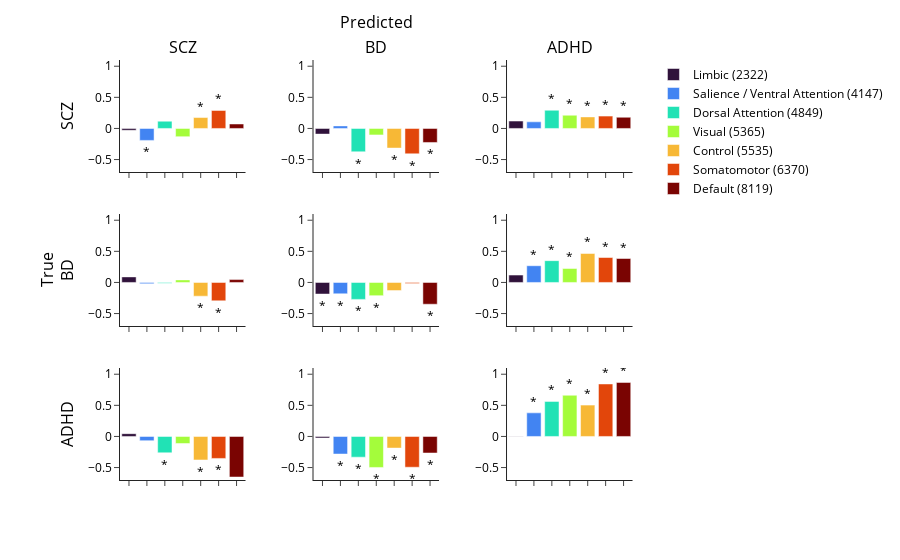

Notebook code for this chart:
### Code cell
# outcomes = [
#   "ADHD|PredictedADHD_percent","ADHD|PredictedBIPOLAR_percent","ADHD|PredictedSCHZ_percent",
#   "BIPOLAR|PredictedADHD_percent","BIPOLAR|PredictedBIPOLAR_percent","BIPOLAR|PredictedSCHZ_percent",
#   "SCHZ|PredictedADHD_percent","SCHZ|PredictedBIPOLAR_percent","SCHZ|PredictedSCHZ_percent"
# ]
diag_list = ['SCZ','BD','ADHD']
network_list = [
  'Limbic',
  'Salience / Ventral Attention',
  'Dorsal Attention',
  'Visual',
  'Control',
  'Somatomotor',
  'Default'
]
arr_plot = make_subplots(
  rows = 3,
  cols = 3,
  row_titles=diag_list,
  column_titles=diag_list,
  x_title='Predicted',
  y_title='True',
  horizontal_spacing=.13
)
ind = 0

for i in diag_list:
  for j in diag_list:
    outcome = f'{i}|Predicted{j}_percent'
    sub_df = fi_df[(fi_df['True']==i) & (fi_df['Pred']==j)]
    print(outcome)
    sub_df['n_perm'] = sub_df['n_perm'].astype(str)
    for net in network_list:
      net_df = sub_df[sub_df['Network Subset']==net]
      if ind==0:
        arr_plot.add_trace(
          go.Bar(
            # sub_df,
            x=net_df["Network Subset"],
            y=net_df["Cohens_d"],
            marker_color=net_df["color"],
            name=f'{net} ({target_dict[net]["Number Permuted"]})',
            text=net_df["p_past_threshold"],
            textposition="outside",
            showlegend=True
          ),
          row=diag_list.index(i)+1,
          col=diag_list.index(j)+1
        )
      else:
        arr_plot.add_trace(
          go.Bar(
            # sub_df,
            x=net_df["Network Subset"],
            y=net_df["Cohens_d"],
            marker_color=net_df["color"],
            name=f'{net} ({target_dict[net]["Number Permuted"]})',
            text=net_df["p_past_threshold"],
            textposition="outside",
            showlegend=False
          ),
          row=diag_list.index(i)+1,
          col=diag_list.index(j)+1
        )
    ind+=1

      

arr_plot.update_layout(
  # height=800, 
  # width=1000, 
  # title_text=f'Network Connection Feature Importance',
  showlegend=True,
  # legend=dict(
  #   orientation='v',
  #   yanchor="bottom",
  #   y=.5,
  #   xanchor="center",
  #   x=1.2
  # ),
  font=dict(
    # family="Times New Roman",
    size=12,
    color="White"
    ),
  template='simple_white',
  paper_bgcolor='White',
  plot_bgcolor='White'
)

arr_plot.update_yaxes(range = [-.7,1.1])
arr_plot.update_xaxes(showticklabels=False)
arr_plot.for_each_annotation(
  lambda a:  a.update(x = 0,textangle=-90, xanchor='right', xshift=-40) if a.x ==.98 else
  a.update(xshift = -60) if a.x ==0 else
  a.update(yanchor = 'bottom', y=1,yshift = 25) if a.text == "Predicted" else()
  # a.update(x = -0.07) if a.text in row_titles else()
)
arr_plot.update_layout(margin=dict(t = 60, l = 120))
arr_plot.write_html('FeatureImportance_Results_03.html')
arr_plot.update_layout(
    font=dict(
      # family="Times New Roman",
      # size=10,
      color="Black"
      ),
  )
arr_plot.write_image('FeatureImportance_Results_03.png')
arr_plot.show()

### Figure 1 — Plotly figure (JSON) as saved in the notebook; plotly's stock layout.template omitted (floating-point values rounded to 4 significant figures)
{"data": [{"marker": {"color": ["rgb(48, 18, 59)"]}, "name": "Limbic (2322)", "showlegend": true, "text": [null], "textposition": "outside", "type": "bar", "x": ["Limbic"], "xaxis": "x", "y": [-0.02909], "yaxis": "y"}, {"marker": {"color": ["rgb(66, 132, 242)"]}, "name": "Salience / Ventral Attention (4147)", "showlegend": true, "text": ["*"], "textposition": "outside", "type": "bar", "x": ["Salience / Ventral Attention"], "xaxis": "x", "y": [-0.1921], "yaxis": "y"}, {"marker": {"color": ["rgb(33, 226, 181)"]}, "name": "Dorsal Attention (4849)", "showlegend": true, "text": [null], "textposition": "outside", "type": "bar", "x": ["Dorsal Attention"], "xaxis": "x", "y": [0.1168], "yaxis": "y"}, {"marker": {"color": ["rgb(164, 252, 59)"]}, "name": "Visual (5365)", "showlegend": true, "text": [null], "textposition": "outside", "type": "bar", "x": ["Visual"], "xaxis": "x", "y": [-0.1322], "yaxis": "y"}, {"marker": {"color": ["rgb(247, 184, 54)"]}, "name": "Control (5535)", "showlegend": true, "text": ["*"], "textposition": "outside", "type": "bar", "x": ["Control"], "xaxis": "x", "y": [0.1752], "yaxis": "y"}, {"marker": {"color": ["rgb(226, 70, 11)"]}, "name": "Somatomotor (6370)", "showlegend": true, "text": ["*"], "textposition": "outside", "type": "bar", "x": ["Somatomotor"], "xaxis": "x", "y": [0.2892], "yaxis": "y"}, {"marker": {"color": ["rgb(122, 4, 2)"]}, "name": "Default (8119)", "showlegend": true, "text": [null], "textposition": "outside", "type": "bar", "x": ["Default"], "xaxis": "x", "y": [0.07194], "yaxis": "y"}, {"marker": {"color": ["rgb(48, 18, 59)"]}, "name": "Limbic (2322)", "showlegend": false, "text": [null], "textposition": "outside", "type": "bar", "x": ["Limbic"], "xaxis": "x2", "y": [-0.09089], "yaxis": "y2"}, {"marker": {"color": ["rgb(66, 132, 242)"]}, "name": "Salience / Ventral Attention (4147)", "showlegend": false, "text": [null], "textposition": "outside", "type": "bar", "x": ["Salience / Ventral Attention"], "xaxis": "x2", "y": [0.04128], "yaxis": "y2"}, {"marker": {"color": ["rgb(33, 226, 181)"]}, "name": "Dorsal Attention (4849)", "showlegend": false, "text": ["*"], "textposition": "outside", "type": "bar", "x": ["Dorsal Attention"], "xaxis": "x2", "y": [-0.3756], "yaxis": "y2"}, {"marker": {"color": ["rgb(164, 252, 59)"]}, "name": "Visual (5365)", "showlegend": false, "text": [null], "textposition": "outside", "type": "bar", "x": ["Visual"], "xaxis": "x2", "y": [-0.104], "yaxis": "y2"}, {"marker": {"color": ["rgb(247, 184, 54)"]}, "name": "Control (5535)", "showlegend": false, "text": ["*"], "textposition": "outside", "type": "bar", "x": ["Control"], "xaxis": "x2", "y": [-0.3158], "yaxis": "y2"}, {"marker": {"color": ["rgb(226, 70, 11)"]}, "name": "Somatomotor (6370)", "showlegend": false, "text": ["*"], "textposition": "outside", "type": "bar", "x": ["Somatomotor"], "xaxis": "x2", "y": [-0.4081], "yaxis": "y2"}, {"marker": {"color": ["rgb(122, 4, 2)"]}, "name": "Default (8119)", "showlegend": false, "text": ["*"], "textposition": "outside", "type": "bar", "x": ["Default"], "xaxis": "x2", "y": [-0.2253], "yaxis": "y2"}, {"marker": {"color": ["rgb(48, 18, 59)"]}, "name": "Limbic (2322)", "showlegend": false, "text": [null], "textposition": "outside", "type": "bar", "x": ["Limbic"], "xaxis": "x3", "y": [0.1188], "yaxis": "y3"}, {"marker": {"color": ["rgb(66, 132, 242)"]}, "name": "Salience / Ventral Attention (4147)", "showlegend": false, "text": [null], "textposition": "outside", "type": "bar", "x": ["Salience / Ventral Attention"], "xaxis": "x3", "y": [0.1062], "yaxis": "y3"}, {"marker": {"color": ["rgb(33, 226, 181)"]}, "name": "Dorsal Attention (4849)", "showlegend": false, "text": ["*"], "textposition": "outside", "type": "bar", "x": ["Dorsal Attention"], "xaxis": "x3", "y": [0.2925], "yaxis": "y3"}, {"marker": {"color": ["rgb(164, 252, 59)"]}, "name": "Visual (5365)", "showlegend": false, "text": ["*"], "textposition": "outside", "type": "bar", "x": ["Visual"], "xaxis": "x3", "y": [0.2126], "yaxis": "y3"}, {"marker": {"color": ["rgb(247, 184, 54)"]}, "name": "Control (5535)", "showlegend": false, "text": ["*"], "textposition": "outside", "type": "bar", "x": ["Control"], "xaxis": "x3", "y": [0.1858], "yaxis": "y3"}, {"marker": {"color": ["rgb(226, 70, 11)"]}, "name": "Somatomotor (6370)", "showlegend": false, "text": ["*"], "textposition": "outside", "type": "bar", "x": ["Somatomotor"], "xaxis": "x3", "y": [0.1981], "yaxis": "y3"}, {"marker": {"color": ["rgb(122, 4, 2)"]}, "name": "Default (8119)", "showlegend": false, "text": ["*"], "textposition": "outside", "type": "bar", "x": ["Default"], "xaxis": "x3", "y": [0.1798], "yaxis": "y3"}, {"marker": {"color": ["rgb(48, 18, 59)"]}, "name": "Limbic (2322)", "showlegend": false, "text": [null], "textposition": "outside", "type": "bar", "x": ["Limbic"], "xaxis": "x4", "y": [0.08925], "yaxis": "y4"}, {"marker": {"color": ["rgb(66, 132, 242)"]}, "name": "Salience / Ventral Attention (4147)", "showlegend": false, "text": [null], "textposition": "outside", "type": "bar", "x": ["Salience / Ventral Attention"], "xaxis": "x4", "y": [-0.02001], "yaxis": "y4"}, {"marker": {"color": ["rgb(33, 226, 181)"]}, "name": "Dorsal Attention (4849)", "showlegend": false, "text": [null], "textposition": "outside", "type": "bar", "x": ["Dorsal Attention"], "xaxis": "x4", "y": [-0.01344], "yaxis": "y4"}, {"marker": {"color": ["rgb(164, 252, 59)"]}, "name": "Visual (5365)", "showlegend": false, "text": [null], "textposition": "outside", "type": "bar", "x": ["Visual"], "xaxis": "x4", "y": [0.04129], "yaxis": "y4"}, {"marker": {"color": ["rgb(247, 184, 54)"]}, "name": "Control (5535)", "showlegend": false, "text": ["*"], "textposition": "outside", "type": "bar", "x": ["Control"], "xaxis": "x4", "y": [-0.2208], "yaxis": "y4"}, {"marker": {"color": ["rgb(226, 70, 11)"]}, "name": "Somatomotor (6370)", "showlegend": false, "text": ["*"], "textposition": "outside", "type": "bar", "x": ["Somatomotor"], "xaxis": "x4", "y": [-0.2959], "yaxis": "y4"}, {"marker": {"color": ["rgb(122, 4, 2)"]}, "name": "Default (8119)", "showlegend": false, "text": [null], "textposition": "outside", "type": "bar", "x": ["Default"], "xaxis": "x4", "y": [0.04582], "yaxis": "y4"}, {"marker": {"color": ["rgb(48, 18, 59)"]}, "name": "Limbic (2322)", "showlegend": false, "text": ["*"], "textposition": "outside", "type": "bar", "x": ["Limbic"], "xaxis": "x5", "y": [-0.1865], "yaxis": "y5"}, {"marker": {"color": ["rgb(66, 132, 242)"]}, "name": "Salience / Ventral Attention (4147)", "showlegend": false, "text": ["*"], "textposition": "outside", "type": "bar", "x": ["Salience / Ventral Attention"], "xaxis": "x5", "y": [-0.1831], "yaxis": "y5"}, {"marker": {"color": ["rgb(33, 226, 181)"]}, "name": "Dorsal Attention (4849)", "showlegend": false, "text": ["*"], "textposition": "outside", "type": "bar", "x": ["Dorsal Attention"], "xaxis": "x5", "y": [-0.2724], "yaxis": "y5"}, {"marker": {"color": ["rgb(164, 252, 59)"]}, "name": "Visual (5365)", "showlegend": false, "text": ["*"], "textposition": "outside", "type": "bar", "x": ["Visual"], "xaxis": "x5", "y": [-0.212], "yaxis": "y5"}, {"marker": {"color": ["rgb(247, 184, 54)"]}, "name": "Control (5535)", "showlegend": false, "text": [null], "textposition": "outside", "type": "bar", "x": ["Control"], "xaxis": "x5", "y": [-0.1313], "yaxis": "y5"}, {"marker": {"color": ["rgb(226, 70, 11)"]}, "name": "Somatomotor (6370)", "showlegend": false, "text": [null], "textposition": "outside", "type": "bar", "x": ["Somatomotor"], "xaxis": "x5", "y": [-0.01823], "yaxis": "y5"}, {"marker": {"color": ["rgb(122, 4, 2)"]}, "name": "Default (8119)", "showlegend": false, "text": ["*"], "textposition": "outside", "type": "bar", "x": ["Default"], "xaxis": "x5", "y": [-0.3498], "yaxis": "y5"}, {"marker": {"color": ["rgb(48, 18, 59)"]}, "name": "Limbic (2322)", "showlegend": false, "text": [null], "textposition": "outside", "type": "bar", "x": ["Limbic"], "xaxis": "x6", "y": [0.1186], "yaxis": "y6"}, {"marker": {"color": ["rgb(66, 132, 242)"]}, "name": "Salience / Ventral Attention (4147)", "showlegend": false, "text": ["*"], "textposition": "outside", "type": "bar", "x": ["Salience / Ventral Attention"], "xaxis": "x6", "y": [0.2686], "yaxis": "y6"}, {"marker": {"color": ["rgb(33, 226, 181)"]}, "name": "Dorsal Attention (4849)", "showlegend": false, "text": ["*"], "textposition": "outside", "type": "bar", "x": ["Dorsal Attention"], "xaxis": "x6", "y": [0.3503], "yaxis": "y6"}, {"marker": {"color": ["rgb(164, 252, 59)"]}, "name": "Visual (5365)", "showlegend": false, "text": ["*"], "textposition": "outside", "type": "bar", "x": ["Visual"], "xaxis": "x6", "y": [0.2244], "yaxis": "y6"}, {"marker": {"color": ["rgb(247, 184, 54)"]}, "name": "Control (5535)", "showlegend": false, "text": ["*"], "textposition": "outside", "type": "bar", "x": ["Control"], "xaxis": "x6", "y": [0.4657], "yaxis": "y6"}, {"marker": {"color": ["rgb(226, 70, 11)"]}, "name": "Somatomotor (6370)", "showlegend": false, "text": ["*"], "textposition": "outside", "type": "bar", "x": ["Somatomotor"], "xaxis": "x6", "y": [0.4009], "yaxis": "y6"}, {"marker": {"color": ["rgb(122, 4, 2)"]}, "name": "Default (8119)", "showlegend": false, "text": ["*"], "textposition": "outside", "type": "bar", "x": ["Default"], "xaxis": "x6", "y": [0.3849], "yaxis": "y6"}, {"marker": {"color": ["rgb(48, 18, 59)"]}, "name": "Limbic (2322)", "showlegend": false, "text": [null], "textposition": "outside", "type": "bar", "x": ["Limbic"], "xaxis": "x7", "y": [0.0448], "yaxis": "y7"}, {"marker": {"color": ["rgb(66, 132, 242)"]}, "name": "Salience / Ventral Attention (4147)", "showlegend": false, "text": [null], "textposition": "outside", "type": "bar", "x": ["Salience / Ventral Attention"], "xaxis": "x7", "y": [-0.06801], "yaxis": "y7"}, {"marker": {"color": ["rgb(33, 226, 181)"]}, "name": "Dorsal Attention (4849)", "showlegend": false, "text": ["*"], "textposition": "outside", "type": "bar", "x": ["Dorsal Attention"], "xaxis": "x7", "y": [-0.2632], "yaxis": "y7"}, {"marker": {"color": ["rgb(164, 252, 59)"]}, "name": "Visual (5365)", "showlegend": false, "text": [null], "textposition": "outside", "type": "bar", "x": ["Visual"], "xaxis": "x7", "y": [-0.1132], "yaxis": "y7"}, {"marker": {"color": ["rgb(247, 184, 54)"]}, "name": "Control (5535)", "showlegend": false, "text": ["*"], "textposition": "outside", "type": "bar", "x": ["Control"], "xaxis": "x7", "y": [-0.3782], "yaxis": "y7"}, {"marker": {"color": ["rgb(226, 70, 11)"]}, "name": "Somatomotor (6370)", "showlegend": false, "text": ["*"], "textposition": "outside", "type": "bar", "x": ["Somatomotor"], "xaxis": "x7", "y": [-0.3533], "yaxis": "y7"}, {"marker": {"color": ["rgb(122, 4, 2)"]}, "name": "Default (8119)", "showlegend": false, "text": ["*"], "textposition": "outside", "type": "bar", "x": ["Default"], "xaxis": "x7", "y": [-0.6524], "yaxis": "y7"}, {"marker": {"color": ["rgb(48, 18, 59)"]}, "name": "Limbic (2322)", "showlegend": false, "text": [null], "textposition": "outside", "type": "bar", "x": ["Limbic"], "xaxis": "x8", "y": [-0.02445], "yaxis": "y8"}, {"marker": {"color": ["rgb(66, 132, 242)"]}, "name": "Salience / Ventral Attention (4147)", "showlegend": false, "text": ["*"], "textposition": "outside", "type": "bar", "x": ["Salience / Ventral Attention"], "xaxis": "x8", "y": [-0.2831], "yaxis": "y8"}, {"marker": {"color": ["rgb(33, 226, 181)"]}, "name": "Dorsal Attention (4849)", "showlegend": false, "text": ["*"], "textposition": "outside", "type": "bar", "x": ["Dorsal Attention"], "xaxis": "x8", "y": [-0.3333], "yaxis": "y8"}, {"marker": {"color": ["rgb(164, 252, 59)"]}, "name": "Visual (5365)", "showlegend": false, "text": ["*"], "textposition": "outside", "type": "bar", "x": ["Visual"], "xaxis": "x8", "y": [-0.4982], "yaxis": "y8"}, {"marker": {"color": ["rgb(247, 184, 54)"]}, "name": "Control (5535)", "showlegend": false, "text": ["*"], "textposition": "outside", "type": "bar", "x": ["Control"], "xaxis": "x8", "y": [-0.187], "yaxis": "y8"}, {"marker": {"color": ["rgb(226, 70, 11)"]}, "name": "Somatomotor (6370)", "showlegend": false, "text": ["*"], "textposition": "outside", "type": "bar", "x": ["Somatomotor"], "xaxis": "x8", "y": [-0.4948], "yaxis": "y8"}, {"marker": {"color": ["rgb(122, 4, 2)"]}, "name": "Default (8119)", "showlegend": false, "text": ["*"], "textposition": "outside", "type": "bar", "x": ["Default"], "xaxis": "x8", "y": [-0.2661], "yaxis": "y8"}, {"marker": {"color": ["rgb(48, 18, 59)"]}, "name": "Limbic (2322)", "showlegend": false, "text": [null], "textposition": "outside", "type": "bar", "x": ["Limbic"], "xaxis": "x9", "y": [-0.003609], "yaxis": "y9"}, {"marker": {"color": ["rgb(66, 132, 242)"]}, "name": "Salience / Ventral Attention (4147)", "showlegend": false, "text": ["*"], "textposition": "outside", "type": "bar", "x": ["Salience / Ventral Attention"], "xaxis": "x9", "y": [0.3791], "yaxis": "y9"}, {"marker": {"color": ["rgb(33, 226, 181)"]}, "name": "Dorsal Attention (4849)", "showlegend": false, "text": ["*"], "textposition": "outside", "type": "bar", "x": ["Dorsal Attention"], "xaxis": "x9", "y": [0.5636], "yaxis": "y9"}, {"marker": {"color": ["rgb(164, 252, 59)"]}, "name": "Visual (5365)", "showlegend": false, "text": ["*"], "textposition": "outside", "type": "bar", "x": ["Visual"], "xaxis": "x9", "y": [0.6624], "yaxis": "y9"}, {"marker": {"color": ["rgb(247, 184, 54)"]}, "name": "Control (5535)", "showlegend": false, "text": ["*"], "textposition": "outside", "type": "bar", "x": ["Control"], "xaxis": "x9", "y": [0.5035], "yaxis": "y9"}, {"marker": {"color": ["rgb(226, 70, 11)"]}, "name": "Somatomotor (6370)", "showlegend": false, "text": ["*"], "textposition": "outside", "type": "bar", "x": ["Somatomotor"], "xaxis": "x9", "y": [0.8436], "yaxis": "y9"}, {"marker": {"color": ["rgb(122, 4, 2)"]}, "name": "Default (8119)", "showlegend": false, "text": ["*"], "textposition": "outside", "type": "bar", "x": ["Default"], "xaxis": "x9", "y": [0.8681], "yaxis": "y9"}], "layout": {"annotations": [{"font": {"size": 16}, "showarrow": false, "text": "SCZ", "x": 0.12, "xanchor": "center", "xref": "paper", "y": 1, "yanchor": "bottom", "yref": "paper"}, {"font": {"size": 16}, "showarrow": false, "text": "BD", "x": 0.49, "xanchor": "center", "xref": "paper", "y": 1, "yanchor": "bottom", "yref": "paper"}, {"font": {"size": 16}, "showarrow": false, "text": "ADHD", "x": 0.86, "xanchor": "center", "xref": "paper", "y": 1, "yanchor": "bottom", "yref": "paper"}, {"font": {"size": 16}, "showarrow": false, "text": "SCZ", "textangle": -90, "x": 0, "xanchor": "right", "xref": "paper", "xshift": -40, "y": 0.8667, "yanchor": "middle", "yref": "paper"}, {"font": {"size": 16}, "showarrow": false, "text": "BD", "textangle": -90, "x": 0, "xanchor": "right", "xref": "paper", "xshift": -40, "y": 0.5, "yanchor": "middle", "yref": "paper"}, {"font": {"size": 16}, "showarrow": false, "text": "ADHD", "textangle": -90, "x": 0, "xanchor": "right", "xref": "paper", "xshift": -40, "y": 0.1333, "yanchor": "middle", "yref": "paper"}, {"font": {"size": 16}, "showarrow": false, "text": "Predicted", "x": 0.49, "xanchor": "center", "xref": "paper", "y": 1, "yanchor": "bottom", "yref": "paper", "yshift": 25}, {"font": {"size": 16}, "showarrow": false, "text": "True", "textangle": -90, "x": 0, "xanchor": "right", "xref": "paper", "xshift": -60, "y": 0.5, "yanchor": "middle", "yref": "paper"}], "font": {"color": "Black", "size": 12}, "margin": {"l": 120, "t": 60}, "paper_bgcolor": "White", "plot_bgcolor": "White", "showlegend": true, "xaxis": {"anchor": "y", "domain": [0, 0.24], "showticklabels": false}, "xaxis2": {"anchor": "y2", "domain": [0.37, 0.61], "showticklabels": false}, "xaxis3": {"anchor": "y3", "domain": [0.74, 0.98], "showticklabels": false}, "xaxis4": {"anchor": "y4", "domain": [0, 0.24], "showticklabels": false}, "xaxis5": {"anchor": "y5", "domain": [0.37, 0.61], "showticklabels": false}, "xaxis6": {"anchor": "y6", "domain": [0.74, 0.98], "showticklabels": false}, "xaxis7": {"anchor": "y7", "domain": [0, 0.24], "showticklabels": false}, "xaxis8": {"anchor": "y8", "domain": [0.37, 0.61], "showticklabels": false}, "xaxis9": {"anchor": "y9", "domain": [0.74, 0.98], "showticklabels": false}, "yaxis": {"anchor": "x", "domain": [0.7333, 1], "range": [-0.7, 1.1]}, "yaxis2": {"anchor": "x2", "domain": [0.7333, 1], "range": [-0.7, 1.1]}, "yaxis3": {"anchor": "x3", "domain": [0.7333, 1], "range": [-0.7, 1.1]}, "yaxis4": {"anchor": "x4", "domain": [0.3667, 0.6333], "range": [-0.7, 1.1]}, "yaxis5": {"anchor": "x5", "domain": [0.3667, 0.6333], "range": [-0.7, 1.1]}, "yaxis6": {"anchor": "x6", "domain": [0.3667, 0.6333], "range": [-0.7, 1.1]}, "yaxis7": {"anchor": "x7", "domain": [0, 0.2667], "range": [-0.7, 1.1]}, "yaxis8": {"anchor": "x8", "domain": [0, 0.2667], "range": [-0.7, 1.1]}, "yaxis9": {"anchor": "x9", "domain": [0, 0.2667], "range": [-0.7, 1.1]}}}
